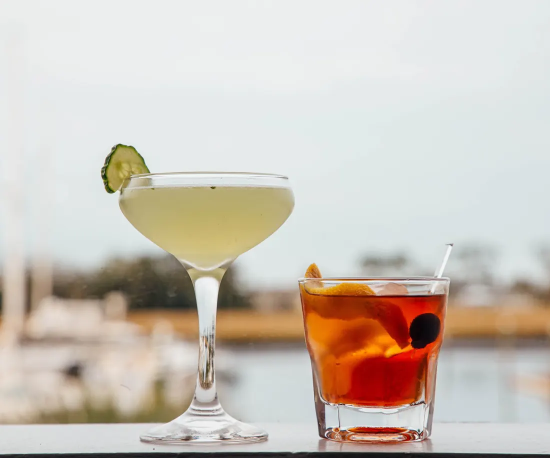
#> input picture docs/img/bar.webp, 1100 x 916 px, given in place of Marker32October2021-228-scaled.jpg, which was not available (shown at 1/2 size)
$ python photos.py
#> lines starting #> are read from the running program, lines starting #| are printed output that depends on the picture
from PIL import Image
import os
R='/workspace/m32src/raw/'; O='/workspace/marker32/docs/img/'
def save(src,name,w,crop=None,q=78):
#> called with src = 'Marker32October2021-228-scaled.jpg', name = 'hero', w = 2000, q = 74
    im=Image.open(R+src).convert('RGB')
#> im is the input picture: PIL image 1100x916 RGB; mean R, G, B 204.1, 195.2, 185.4
    if crop: # (l,t,r,b) fractions
        W,H=im.size; im=im.crop((int(crop[0]*W),int(crop[1]*H),int(crop[2]*W),int(crop[3]*H)))
    if im.width>w: im=im.resize((w,int(im.height*w/im.width)),Image.LANCZOS)
    im.save(O+name+'.webp','WEBP',quality=q,method=6); return im.size
P={}
P['hero']=save('Marker32October2021-228-scaled.jpg','hero',2000,q=74)
P['hero-m']=save('Marker32October2021-228-scaled.jpg','hero-m',900,crop=(0.08,0,0.62,1),q=74)
#> call 2 of save, with src = 'Marker32October2021-228-scaled.jpg', name = 'hero-m', w = 900, crop = (0.08, 0, 0.62, 1), q = 74
#> in save (call 2), `im = im.crop((int(crop[0] * W), int(crop[1] * H), int(crop[2] * W), in`:
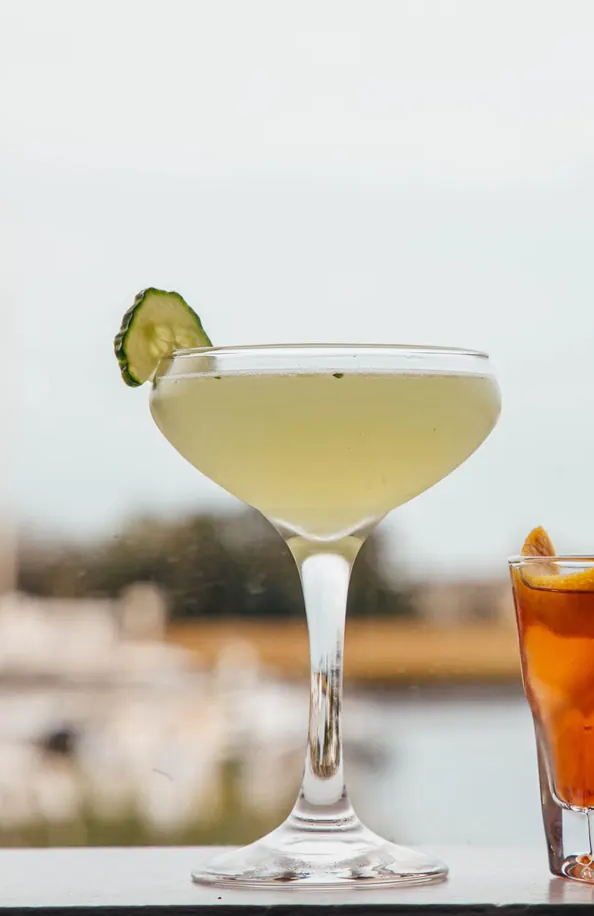
#> im: PIL image 594x916 RGB; mean R, G, B 202.8, 196.6, 183.9
P['owners']=save('groshells-1_367-1.jpg','owners',367,crop=(0,0.36,1,1),q=85)
#> call 3 of save, with src = 'groshells-1_367-1.jpg', name = 'owners', w = 367, crop = (0, 0.36, 1, 1), q = 85
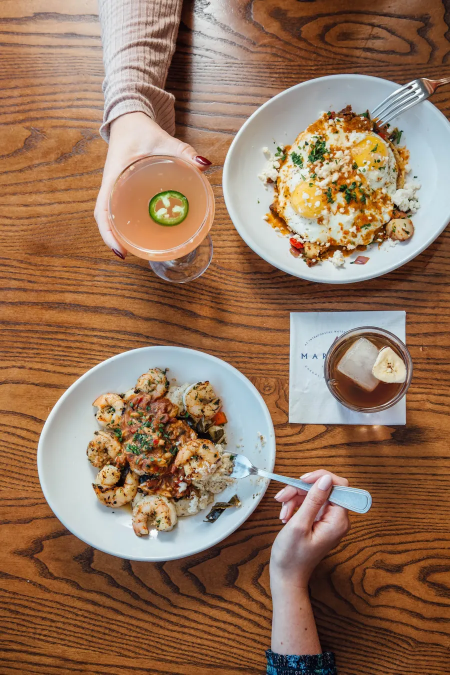
#> input picture docs/img/brunch.webp, 900 x 1349 px, given in place of groshells-1_367-1.jpg, which was not available (shown at 1/2 size)
#> in save, im is the input picture: PIL image 900x1349 RGB; mean R, G, B 149.2, 115.8, 91
#> in save (call 3), `im = im.crop((int(crop[0] * W), int(crop[1] * H), int(crop[2] * W), in`:
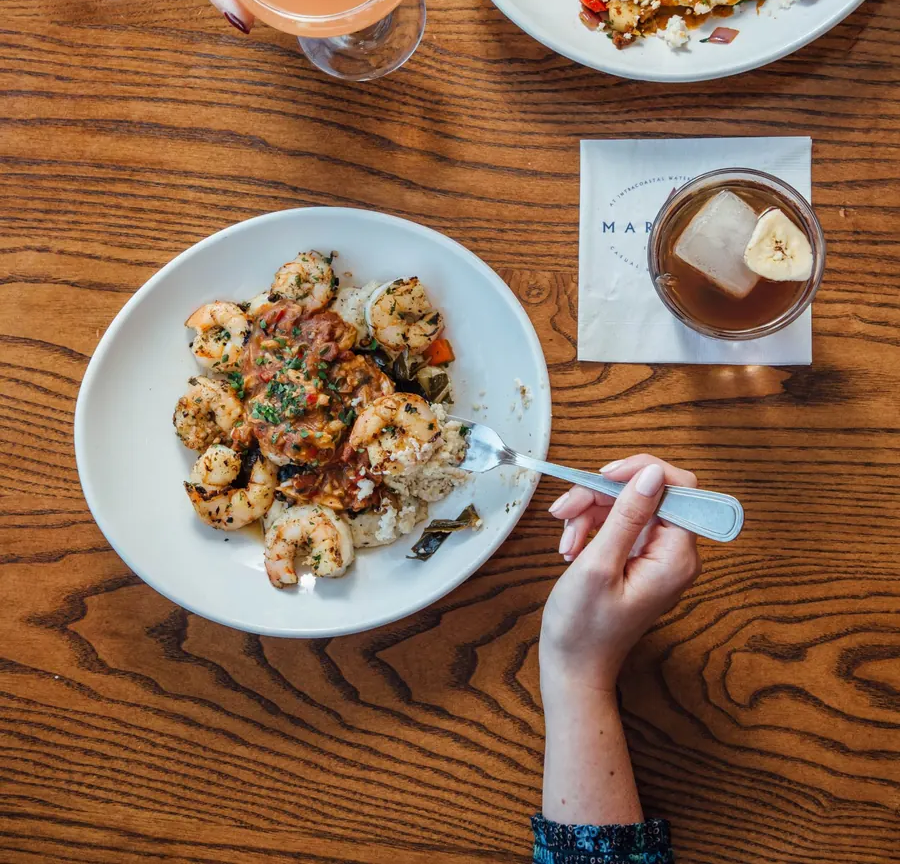
#> im: PIL image 900x864 RGB; mean R, G, B 138.8, 103.6, 78.9
P['dinner']=save('Marker32August2021-156-scaled.jpg','dinner',1100)
#> (the run stopped early here; a loop or call above may not have finished)
